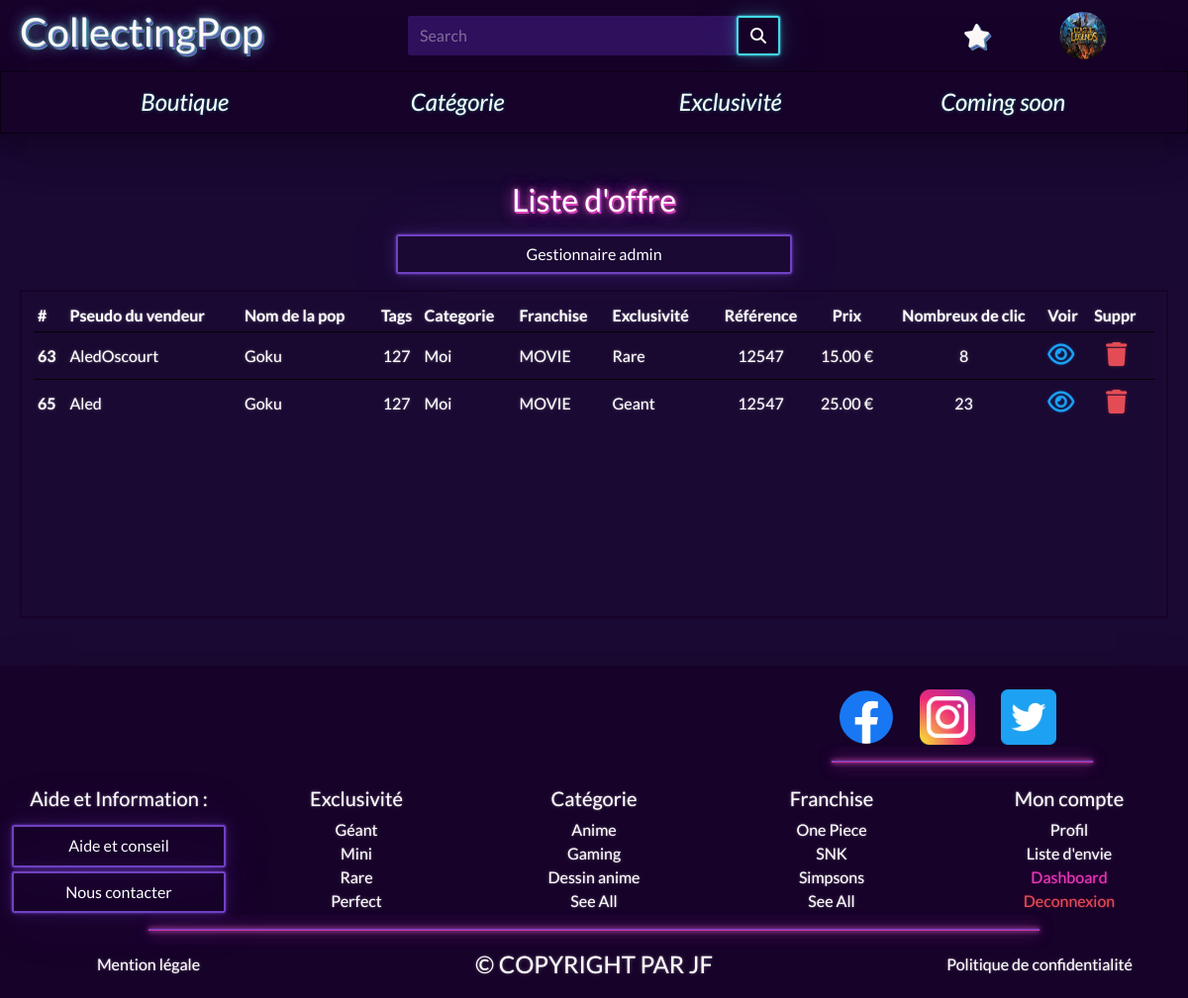
The app's page /admin/offerList.php (signed in) with its own data.
### tables this page shows
CREATE TABLE `s4u3u_offers` (
  `id` int(11) NOT NULL AUTO_INCREMENT,
  `date` datetime NOT NULL,
  `price` decimal(15,2) NOT NULL,
  `nbrClick` int(11) NOT NULL,
  `id_pops` int(11) NOT NULL,
  `id_exclusivities` int(11) NOT NULL,
  `id_status` int(11) NOT NULL,
  `id_users` int(11) NOT NULL,
  PRIMARY KEY (`id`),
  KEY `offers_pops0_FK` (`id_pops`),
  KEY `offers_status2_FK` (`id_status`),
  KEY `offers_exclusivities_FK` (`id_exclusivities`),
  KEY `offers_users_FK` (`id_users`),
  CONSTRAINT `s4u3u_offers_ibfk_1` FOREIGN KEY (`id_pops`) REFERENCES `s4u3u_pops` (`id`) ON DELETE CASCADE,
  CONSTRAINT `s4u3u_offers_ibfk_2` FOREIGN KEY (`id_users`) REFERENCES `s4u3u_users` (`id`) ON DELETE CASCADE,
  CONSTRAINT `s4u3u_offers_ibfk_4` FOREIGN KEY (`id_exclusivities`) REFERENCES `s4u3u_exclusivities` (`id`) ON DELETE CASCADE,
  CONSTRAINT `s4u3u_offers_ibfk_5` FOREIGN KEY (`id_status`) REFERENCES `s4u3u_status` (`id`) ON DELETE CASCADE
);

CREATE TABLE `s4u3u_users` (
  `id` int(11) NOT NULL AUTO_INCREMENT,
  `profilePicture` varchar(255) DEFAULT NULL,
  `userName` varchar(25) NOT NULL,
  `email` varchar(255) NOT NULL,
  `password` varchar(255) NOT NULL,
  `registerDate` date NOT NULL,
  `id_roles` int(11) NOT NULL,
  PRIMARY KEY (`id`),
  KEY `users_roles_FK` (`id_roles`),
  CONSTRAINT `users_roles_FK` FOREIGN KEY (`id_roles`) REFERENCES `s4u3u_roles` (`id`)
);

CREATE TABLE `s4u3u_pops` (
  `id` int(11) NOT NULL AUTO_INCREMENT,
  `name` varchar(25) NOT NULL,
  `tags` int(11) NOT NULL,
  `reference` int(11) NOT NULL,
  `officialPopImageInTheBox` varchar(255) NOT NULL,
  `officialPopImageOutBox` varchar(255) NOT NULL,
  `id_brands` int(11) NOT NULL,
  PRIMARY KEY (`id`),
  KEY `pops_brands0_FK` (`id_brands`),
  CONSTRAINT `s4u3u_pops_ibfk_1` FOREIGN KEY (`id_brands`) REFERENCES `s4u3u_brands` (`id`) ON DELETE CASCADE
);

CREATE TABLE `s4u3u_brands` (
  `id` int(11) NOT NULL AUTO_INCREMENT,
  `name` varchar(25) NOT NULL,
  PRIMARY KEY (`id`)
);

CREATE TABLE `s4u3u_categories` (
  `id` int(11) NOT NULL AUTO_INCREMENT,
  `name` varchar(25) NOT NULL,
  PRIMARY KEY (`id`)
);

CREATE TABLE `s4u3u_exclusivities` (
  `id` int(11) NOT NULL AUTO_INCREMENT,
  `name` varchar(25) NOT NULL,
  PRIMARY KEY (`id`)
);

### models/database.php (called while the page is built)
<?php
class database
{
    private static $db = NULL;
    protected function __construct()
    {
        if (is_null(self::$db)) {
            try {
                self::$db = new PDO('mysql:host=localhost; dbname=collectingpop;charset=UTF8', 'root', 'Aled2525');
                self::$db->setAttribute(PDO::ATTR_ERRMODE, PDO::ERRMODE_EXCEPTION);
            } catch (Exception $error) {
                die($error->getMessage());
            }
        }
        return self::$db;
    }
}

### admin/controllers/offerListController.php (called while the page is built, shortened)
<?php
$offers = new offers();
$offersList = $offers->getOfferListAdmin();

### models/offersModel.php (called while the page is built, shortened)
<?php
class offers extends database
{
    protected $db;
    public function __construct()
    {
        $this->db = parent::__construct();
    }
    public function getOfferListAdmin()
    {
        $query = 'SELECT offer.id as id,pop.name as name,tags,reference,exclu.name as excluName,date,price,b.name AS bName,c.name AS cName,nbrClick,userName
        FROM s4u3u_offers AS offer
        INNER JOIN s4u3u_pops AS pop ON id_pops = pop.id
        INNER JOIN s4u3u_users ON offer.id_users = s4u3u_users.id
        INNER JOIN s4u3u_exclusivities AS exclu ON id_exclusivities = exclu.id
        INNER JOIN `s4u3u_brands` AS b
        ON pop.id_brands=b.id
        INNER JOIN `s4u3u_categorybrandslink` AS cbl
        ON cbl.id_brands=b.id
        INNER JOIN `s4u3u_categories` AS c
        ON cbl.id_categories=c.id;';
        $queryPrepare = $this->db->query($query);
        return $queryPrepare->fetchAll(PDO::FETCH_OBJ);
    }
}

### admin/offerList.php (the view, shortened to what this page needs)
<?php
require_once '../models/database.php';
require_once '../models/offersModel.php';
require_once 'controllers/offerListController.php';
require_once '../include/header.php';
?>
<div class="container-fluid my-5">
    <div class="row mb-3">
        <h2 class="text-center pagesTitles text-white ">Liste&nbsp;d'offre</h2>
    </div>
    <div class="row">
        <?php require_once '../include/adminSidebar.php'; ?>
    </div>
    <div class="row d-md-flex gap-md-3 mx-md-2 my-3">
        <div class="col-lg border border-2 border-dark pt-2">
            <div class="table-responsive tableSeeAll">
                <table class="table table-sm table-hover table-striped tableAdmin ">
                    <thead class="tableHeader">
                        <tr>
                            <th scope="col">#</th>
                            <th scope="col">Pseudo&nbsp;du&nbsp;vendeur</th>
                            <th scope="col">Nom&nbsp;de&nbsp;la&nbsp;pop</th>
                            <th scope="col" class="text-center">Tags</th>
                            <th scope="col">Categorie</th>
                            <th scope="col">Franchise</th>
                            <th scope="col">Exclusivité</th>
                            <th scope="col" class="text-center">Référence</th>
                            <th scope="col" class="text-center">Prix</th>
                            <th scope="col" class="text-center">Nombreux&nbsp;de&nbsp;clic</th>
                            <th scope="col">Voir</th>
                            <th scope="col">Suppr</th>
                        </tr>
                    </thead>
                    <tbody>
                    <?php foreach ($offersList as $o) { ?>
                            <tr>
                                <th scope="row" class="align-middle"><?= $o->id; ?></th>
                                <td class="align-middle"><?= $o->userName; ?></td>
                                <td class="align-middle"><a class="text-white text-decoration-none" href="Article-<?= $o->id; ?>"><?= $o->name; ?></a></td>
                                <td class="text-center align-middle"><a class="text-white text-decoration-none" href="Article-<?= $o->id; ?>"><?= $o->tags; ?></a></td>
                                <td class="align-middle"><?= $o->bName; ?></td>
                                <td class="align-middle"><?= $o->cName; ?></td>
                                <td class="align-middle"><?= $o->excluName; ?></td>
                                <td class="text-center align-middle"><a class="text-white text-decoration-none" href="Article-<?= $o->id; ?>"><?= $o->reference; ?></a></td>
                                <td class="text-center align-middle"><?= $o->price; ?>&nbsp;€</td>
                                <td class="text-center align-middle"><?= $o->nbrClick; ?></td>
                                <td class="align-middle"><a href="Article-<?= $o->id; ?>"><i class="far fa-eye text-info fs-4"></i></a></td>
                                <td class="align-middle"><button type="button" class="btn" data-bs-whatever="<?= $o->id; ?>" data-bs-toggle="modal" data-bs-target="#deleteOffers"><i class="fas fa-trash text-danger fs-4"></i></button>
                                </td>
                            </tr>
                        <?php } ?>
                    </tbody>
                </table>
            </div>
        </div>
    </div>
</div>
<?php require_once '../include/footer.php'; ?>

### assets/css/style.css (style rules this page uses)
body { overflow-x: hidden; }
.pagesTitles { text-shadow: 0.5px 0.5px 0px #e840ba, 1px 1px 0px #6e41be, 1.5px 1.5px 0px #e840ba, 0px 0px 5px #e840ba, 0px 0px 10px #020402, 0px 0px 15px #e840ba, 0px 0px 5px #6e41be, 0px 0px 10px #020402, 0px 0px 15px #6e41be; margin: 0 !important; }
.tableAdmin tbody tr { border-top: 1px solid #020402; }
.tableSeeAll { height: 40vh; overflow-y: scroll; position: relative; }
.tableSeeAll thead { position: -webkit-sticky; position: sticky; top: 0; background-color: #1a0933; }

### records on screen
s4u3u_offers: id "63", id_users.userName "AledOscourt", id_pops.name "Goku", id_pops.tags "127", s4u3u_brands.name "Moi", s4u3u_categories.name "MOVIE", id_exclusivities.name "Rare", id_pops.reference "12547", price "15.00", nbrClick "8"
s4u3u_offers: id "65", id_users.userName "Aled", id_pops.name "Goku", id_pops.tags "127", s4u3u_brands.name "Moi", s4u3u_categories.name "MOVIE", id_exclusivities.name "Geant", id_pops.reference "12547", price "25.00", nbrClick "23"
